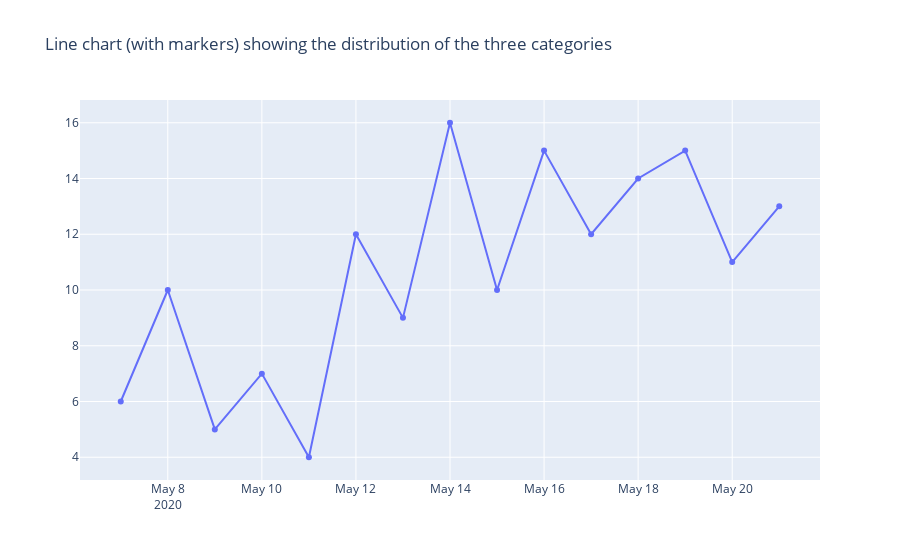

Notebook code cell kept with this figure:
### Markdown cell above
### 3.3 Line Plot with Markers

### Code cell
plot_linemarkers = df.groupby('date').count().reset_index().rename(columns={'category': 'category_count'})
trace = go.Scatter(x=plot_linemarkers['date'], y=plot_linemarkers['category_count'], mode='lines+markers')
fig = go.Figure(data=[trace])
fig.update_layout(title_text='Line chart (with markers) showing the distribution of the three categories')
iplot(fig)

### Figure 1 — Plotly figure (JSON) as saved in the notebook; plotly's stock layout.template omitted (floating-point values rounded to 4 significant figures)
{"data": [{"mode": "lines+markers", "type": "scatter", "x": ["2020-05-07", "2020-05-08", "2020-05-09", "2020-05-10", "2020-05-11", "2020-05-12", "2020-05-13", "2020-05-14", "2020-05-15", "2020-05-16", "2020-05-17", "2020-05-18", "2020-05-19", "2020-05-20", "2020-05-21"], "y": [6, 10, 5, 7, 4, 12, 9, 16, 10, 15, 12, 14, 15, 11, 13]}], "layout": {"title": {"text": "Line chart (with markers) showing the distribution of the three categories"}}}
